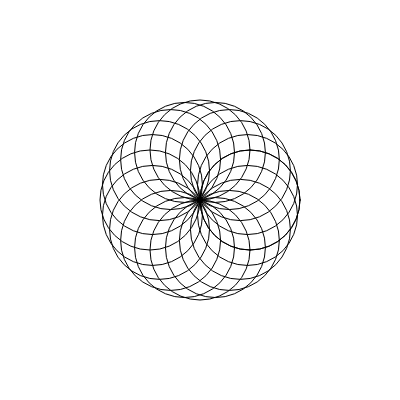
Frame 1 (no input)
Frame 60 (no input): identical to frame 1, image omitted
Frame 120 (the mouse pressed at the canvas centre since frame 60): identical to frame 1, image omitted

The p5.js sketch that drew this single still picture (run headless with seeded random() and noise() and a simulated clock; from frame 60 on, the mouse is pressed at the canvas centre):

// p5.js sketch
// ── sketch.js
//  Dimitri Balzer
//  03.11.2021
//


const SIZE = 400;

function setup() {
  createCanvas(SIZE, SIZE);
}

function draw() {
  // noLoop();
  frameRate(24)
  background(255);

  noFill()
  stroke('black')

  let radius = 100;
  let maxCount = 20;

  for ( let circleCount = 0; circleCount <= maxCount; circleCount++) {
    let theta = (Math.PI / 180) * (360 / maxCount * circleCount);
    
    let x = radius / 2 * cos(theta);
    let y = radius / 2 * sin(theta);

    circle(
      x + SIZE / 2, 
      y + SIZE / 2, 
      radius
    );
  }
}
